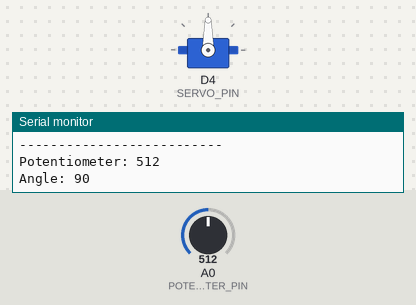
Recording of a program running on a simulated ESP8266 (Wemos D1 mini). Parts: servo, the last lines printed to the serial monitor. The test bench sets the inputs (shaded band); at power-on: A0 (POTENTIOMETER_PIN) = 512.

Above: at 1.4 s.
1.5 s: A0 (POTENTIOMETER_PIN) set to 716
At 1.8 s:
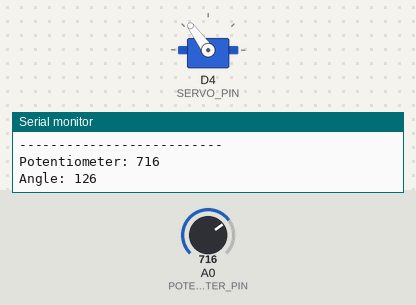
3.0 s: A0 (POTENTIOMETER_PIN) set to 900
At 3.4 s:
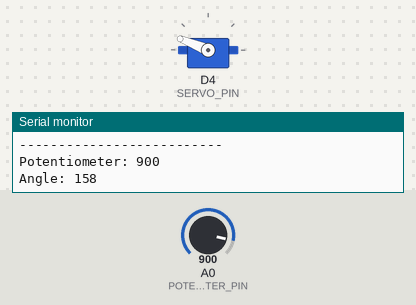
4.5 s: A0 (POTENTIOMETER_PIN) set to 1023
At 5.7 s:
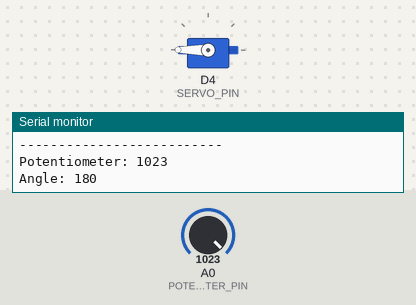
6.0 s: A0 (POTENTIOMETER_PIN) set to 306
At 7.2 s:
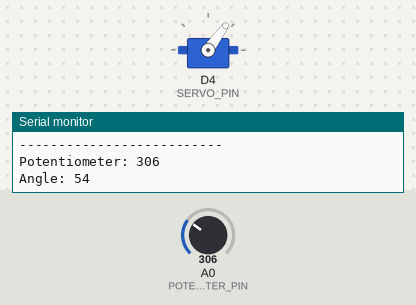
7.5 s: A0 (POTENTIOMETER_PIN) set to 122
At 8.4 s:
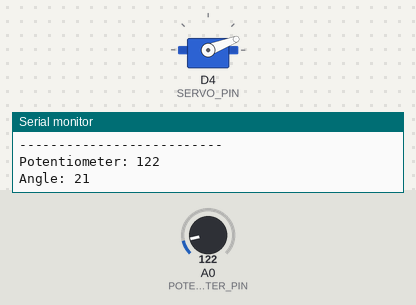
9.0 s: A0 (POTENTIOMETER_PIN) set to 511
At 10.0 s:
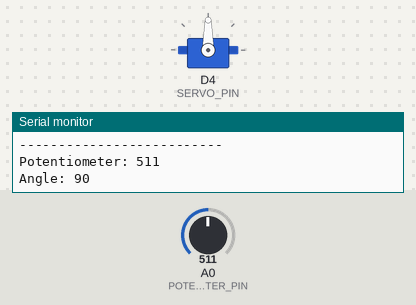
Timing chart, 0 to 11.5 s (numbered marks = the images above; inputs shaded):
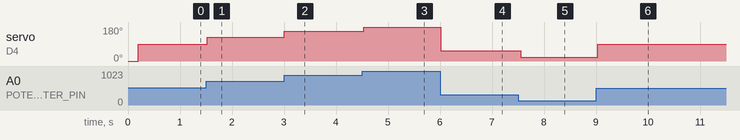

Measured:
- after the input at 1.5 s, servo on D4 (SERVO_PIN): 90° → 126° at once
- after the input at 3.0 s, servo on D4 (SERVO_PIN): 126° → 158° at once
- after the input at 4.5 s, servo on D4 (SERVO_PIN): 158° → 180° at once
- after the input at 6.0 s, servo on D4 (SERVO_PIN): 180° → 54° at once
- after the input at 7.5 s, servo on D4 (SERVO_PIN): 54° → 21° after 0.05 s
- after the input at 9.0 s, servo on D4 (SERVO_PIN): 21° → 90° at once

The program:

main.cpp
```cpp
#include <Arduino.h>
#include <Servo.h>

const uint8_t SERVO_PIN = D4;
const uint8_t POTENTIOMETER_PIN = A0;
const uint16_t READ_POTENTIOMETER_DEBOUNCE = 50;
const uint16_t SERIAL_PRINT_DEBOUNCE = 200;

Servo myServo;
uint32_t lastReadPotentiometer = 0;
uint16_t lastAngle;
uint32_t lastSerialPrintTime = 0;

void setup() {
  Serial.begin(115200);
  delay(200);
  myServo.attach(SERVO_PIN, 500, 2400);
  myServo.write(0);
}

void loop() {
  uint32_t currentTime = millis();
  if (currentTime - lastReadPotentiometer > READ_POTENTIOMETER_DEBOUNCE)
  {
    lastReadPotentiometer = currentTime;

    uint16_t potentiometerValue = analogRead(POTENTIOMETER_PIN);
    uint16_t targetAngle = map(potentiometerValue, 0, 1023, 0, 180);
    targetAngle = constrain(targetAngle, 0, 180);

    if (targetAngle != lastAngle)
    {
      lastAngle = targetAngle;
      myServo.write(targetAngle);
    }

    if (millis() - lastSerialPrintTime > SERIAL_PRINT_DEBOUNCE)
    {
      Serial.println("--------------------------");
      Serial.println("Potentiometer: " + String(potentiometerValue));
      Serial.println("Angle: " + String(targetAngle));
    }
  }
}
```
